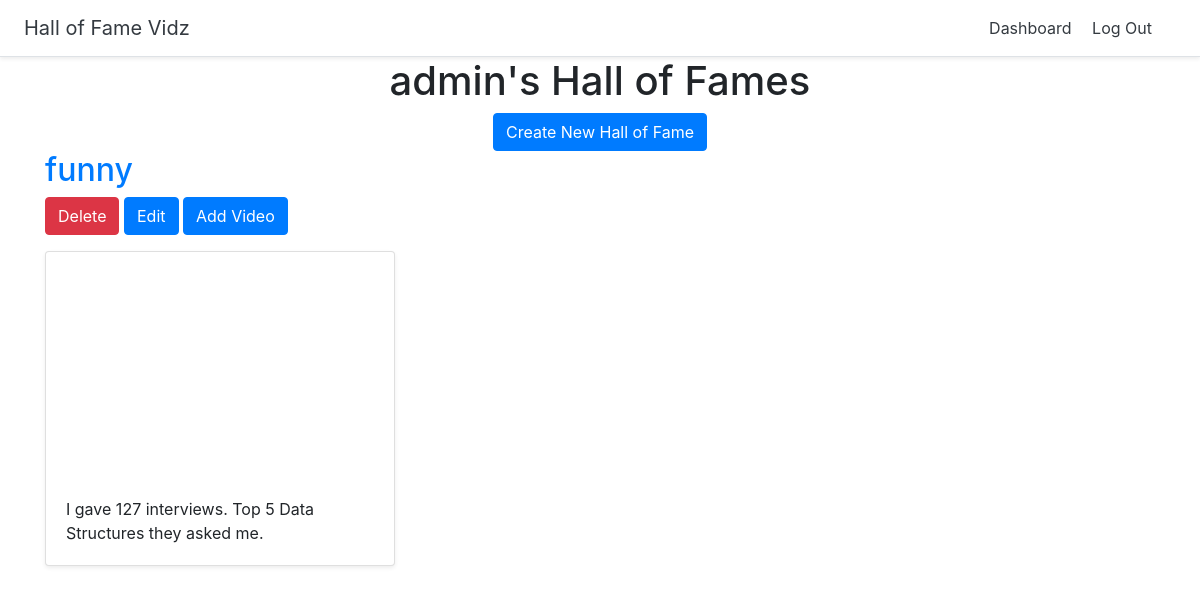
/dashboard (signed in), run on an earlier commit of the app's database.
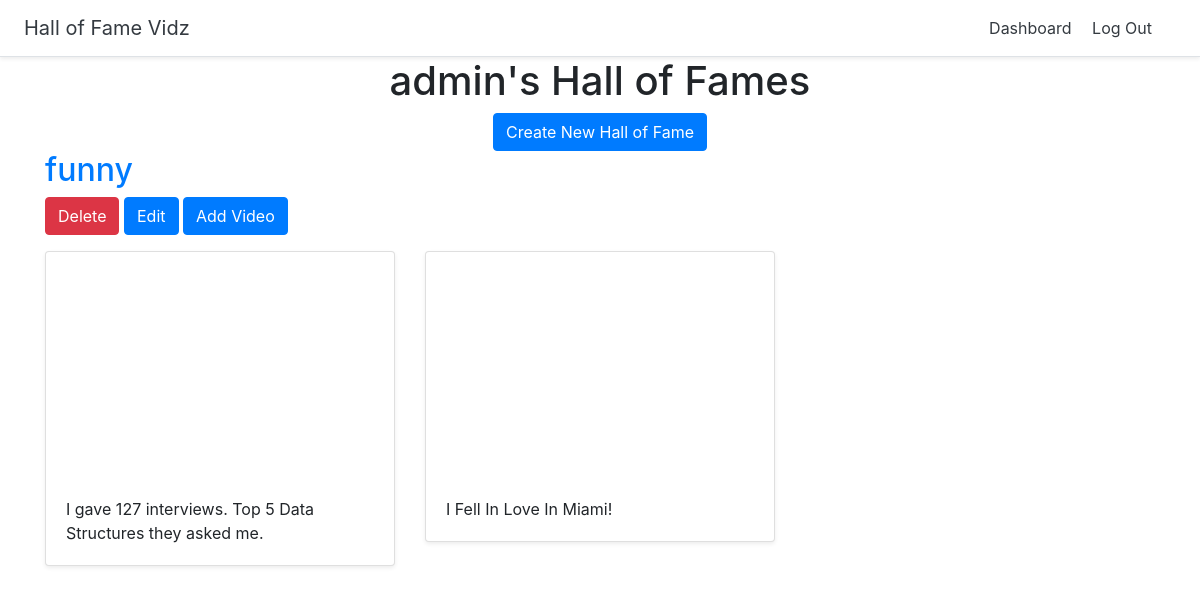
And on a later commit of the database.
### halls/models.py (models this page shows)
class Hall(models.Model):
    title = models.CharField(max_length=255)
    user = models.ForeignKey(User, on_delete=models.CASCADE)

class Video(models.Model):
    title = models.CharField(max_length=255)
    url = models.URLField()
    youtube_id = models.CharField(max_length=255)
    hall = models.ForeignKey(Hall, on_delete=models.CASCADE)

### halls/views.py (the view)
# urls.py: path('dashboard', views.dashboard, name='dashboard'),
def dashboard(request):
    halls = Hall.objects.filter(user=request.user)
    return render(request, 'halls/dashboard.html', {'halls':halls})

### halls/templates/halls/dashboard.html
{% extends 'halls/base.html' %}
{% block content %}
<div class="container">
  <div class="text-center">
    <h1>{{ user.username }}'s Hall of Fames</h1>
    <a href="{% url 'create_hall' %}" class="btn btn-primary">Create New Hall of Fame</a>
  </div>
    {% for hall in halls %}
<h2><a href="{% url 'detail_hall' hall.id %}">{{ hall.title }}</a></h2>
<a href="{% url 'delete_hall' hall.id %}" class="btn btn-danger">Delete</a>
<a href="{% url 'update_hall' hall.id %}" class="btn btn-primary">Edit</a>
<a href="{% url 'add_video' hall.id %}" class="btn btn-primary">Add Video</a>
    <div class="row">
      {% for video in hall.video_set.all %}
      <div class="col-md-4 mt-3">
        <div class="card mb-4 shadow-sm">
          <iframe width="100%" height="225" src="https://www.youtube.com/embed/{{ video.youtube_id }}" frameborder="0" allow="accelerometer; autoplay; encrypted-media; gyroscope; picture-in-picture" allowfullscreen></iframe>
          <div class="card-body">
            <p class="card-text">{{ video.title }}</p>
          </div>
        </div>
      </div>
      {% endfor %}
      </div>
    {% endfor %}
</div>
{% endblock %}

What changed in the data, as far as the page shows it:
added Video: title "I Fell In Love In Miami!"
